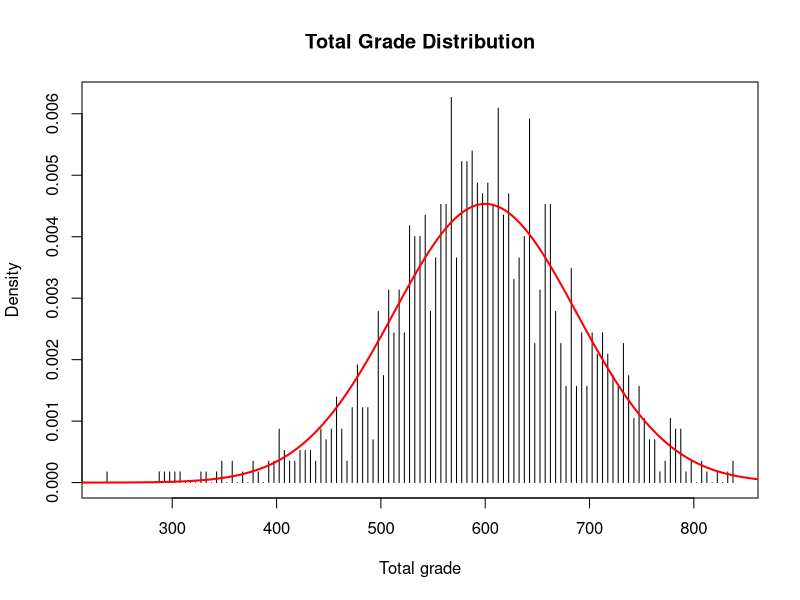
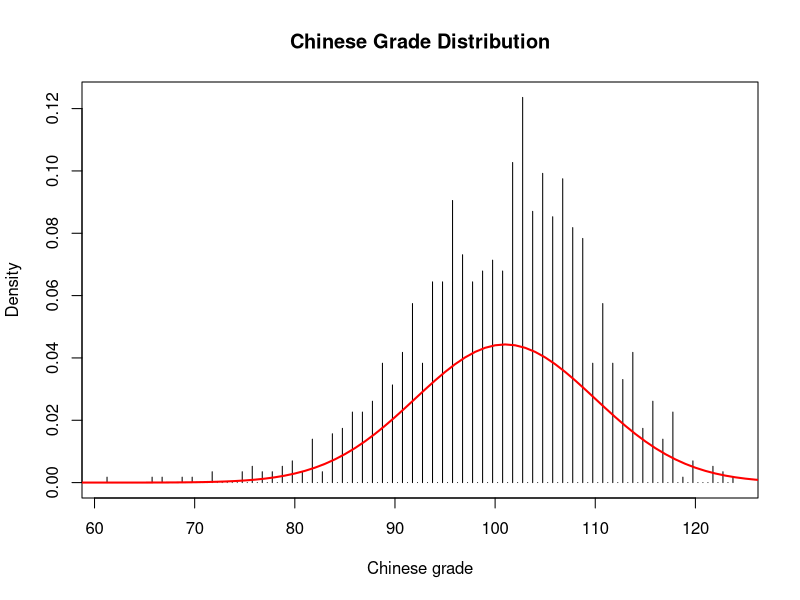
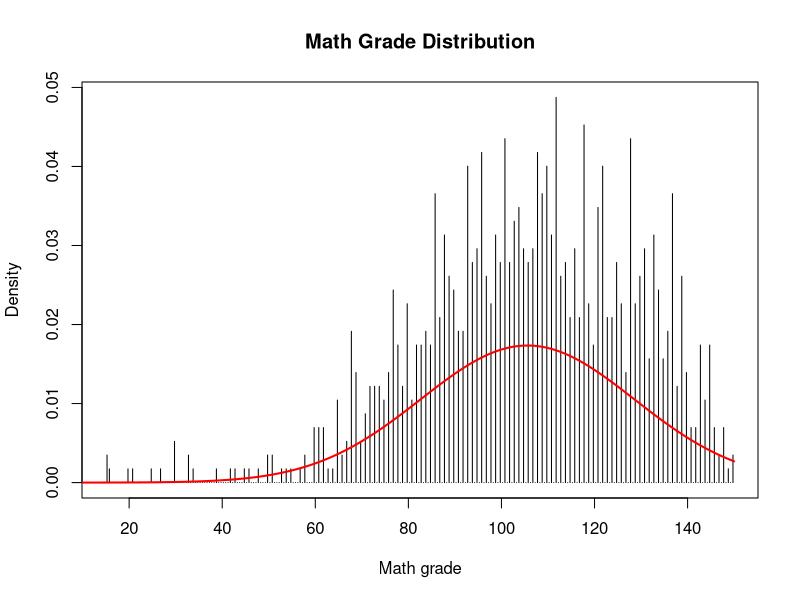
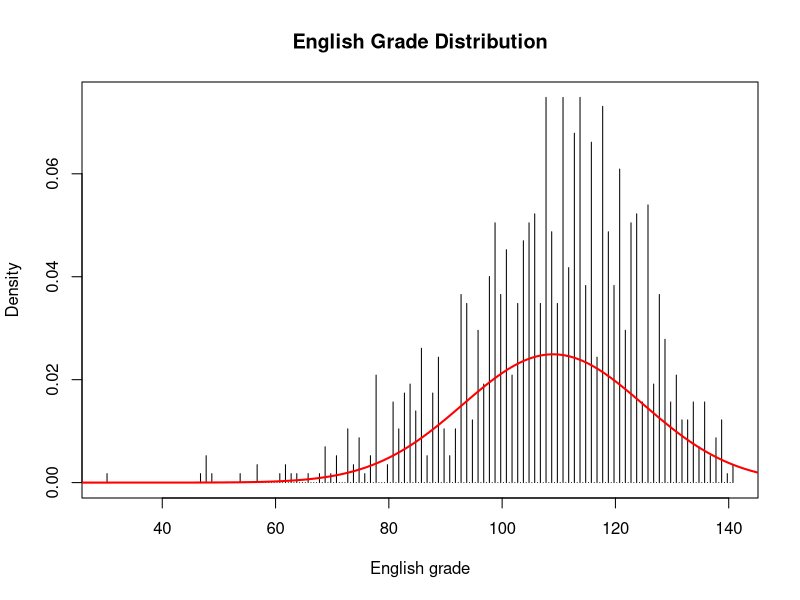
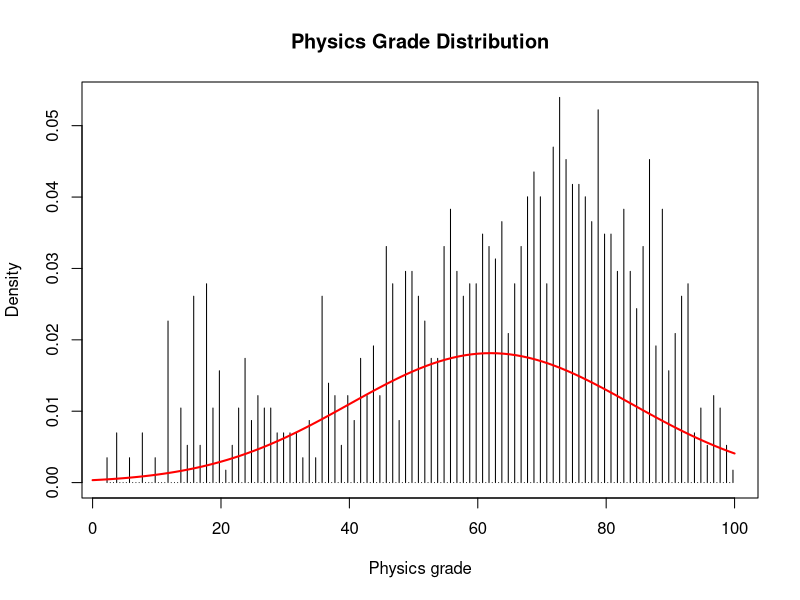
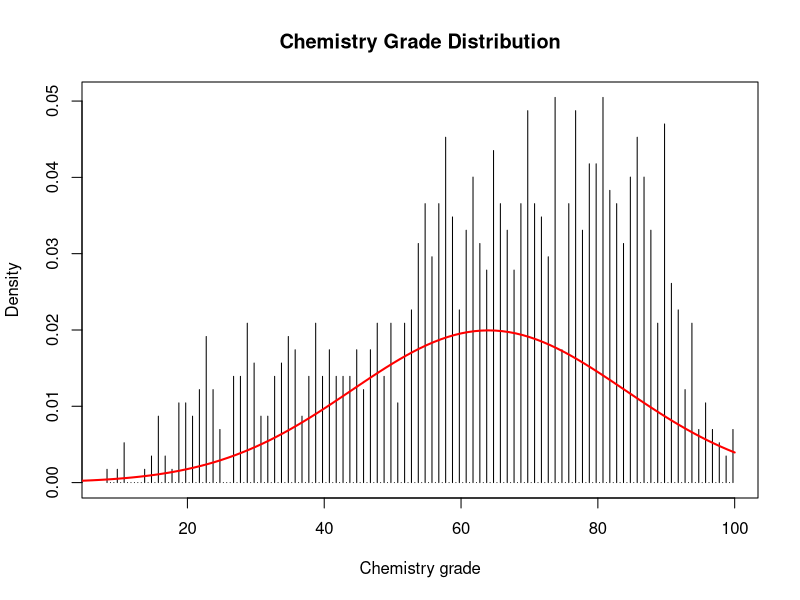
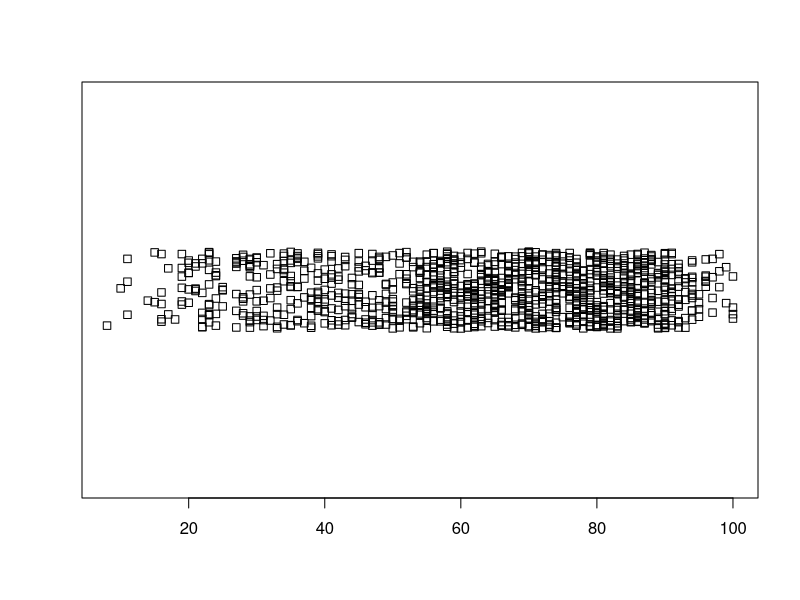
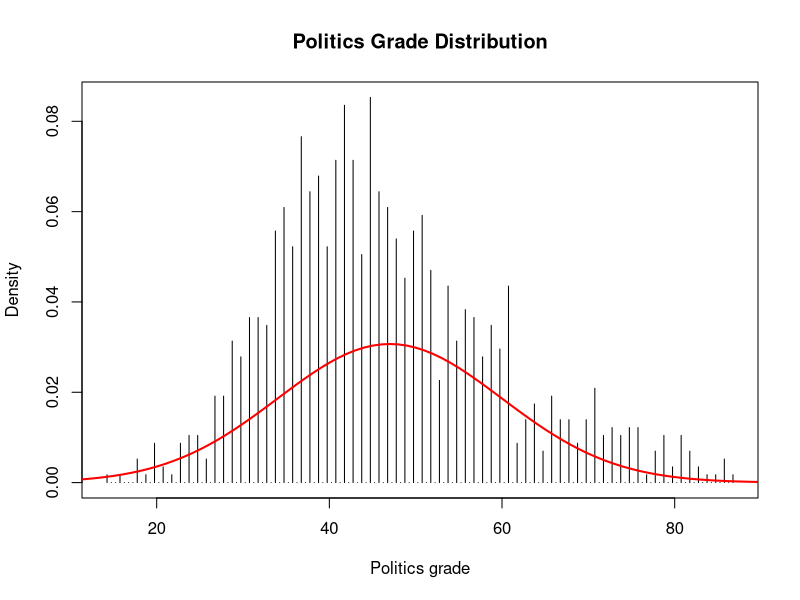

Write the R code that produced these figures, in order.
## ---- chunk 1
grade <- read.table(file="project_new.txt", header=T)

## ---- chunk 2
total.hist<-hist(grade$Total,plot=F,breaks=200)
plot(total.hist$density~total.hist$mids,type="h",ylab="Density",xlab="Total grade",main="Total Grade Distribution")
points(0:1500,dnorm(0:1500,600,88),type="l",col="red",lwd=2)

## ---- chunk 3
chinese.hist<-hist(grade$Chinese,plot=F,breaks=200)
plot(chinese.hist$density~chinese.hist$mids,type="h",ylab="Density",xlab="Chinese grade",main="Chinese Grade Distribution")
points(0:150,dnorm(0:150,101,9),type="l",col="red",lwd=2)

## ---- chunk 4
math.hist<-hist(grade$Math,plot=F,breaks=200)
plot(math.hist$density~math.hist$mids,type="h",ylab="Density",xlab="Math grade",main="Math Grade Distribution")
points(0:150,dnorm(0:150,105.6,23),type="l",col="red",lwd=2)

## ---- chunk 5
eng.hist<-hist(grade$English,plot=F,breaks=200)
plot(eng.hist$density~eng.hist$mids,type="h",ylab="Density",xlab="English grade",main="English Grade Distribution")
points(0:150,dnorm(0:150,109,16),type="l",col="red",lwd=2)

## ---- chunk 6
phy.hist<-hist(grade$Physics,plot=F,breaks=200)
plot(phy.hist$density~phy.hist$mids,type="h",ylab="Density",xlab="Physics grade",main="Physics Grade Distribution")
points(0:100,dnorm(0:100,62,22),type="l",col="red",lwd=2)

## ---- chunk 7
chem.hist<-hist(grade$Chemistry,plot=F,breaks=200)
plot(chem.hist$density~chem.hist$mids,type="h",ylab="Density",xlab="Chemistry grade",main="Chemistry Grade Distribution")
points(0:100,dnorm(0:100,64,20),type="l",col="red",lwd=2)

## ---- chunk 8
stripchart(grade$Chemistry,method="jitter",jitter=0.02)
freq <- tapply(grade$Chemistry,grade$Chemistry,length)
## ---- chunk 9
poli.hist<-hist(grade$Politics,plot=F,breaks=200)
plot(poli.hist$density~poli.hist$mids,type="h",ylab="Density",xlab="Politics grade",main="Politics Grade Distribution")
points(0:100,dnorm(0:100,47,13),type="l",col="red",lwd=2)

## ---- chunk 10
histo.hist<-hist(grade$History,plot=F,breaks=200)
plot(histo.hist$density~histo.hist$mids,type="h",ylab="Density",xlab="History grade",main="History Grade Distribution")
points(0:100,dnorm(0:100,59,12),type="l",col="red",lwd=2)

## ---- chunk 11
geo.hist<-hist(grade$Geography,plot=F,breaks=200)
plot(geo.hist$density~geo.hist$mids,type="h",ylab="Density",xlab="Geography grade",main="Geography Grade Distribution")
points(0:100,dnorm(0:100,52,16),type="l",col="red",lwd=2)

## ---- chunk 12
math.p <- grade$Math/150
phy.p<-grade$Physics/100
plot(math.p~grade$Total,type="l",col="red",xlab="Total Grade",ylab="Subject Grade Percentage")
lines(phy.p~grade$Total,col="blue")

## ---- chunk 13
t.test(math.p,phy.p)

